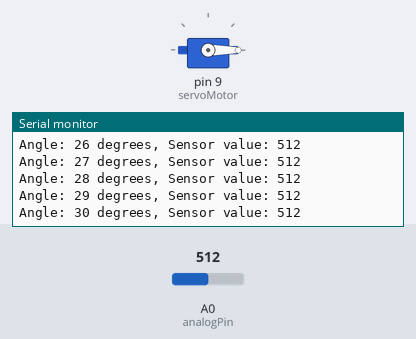
Recording of a sketch running on a simulated Arduino Uno, built with avr-gcc and run on an emulated ATmega328P. Shown: servo, the last lines printed to the serial monitor. Inputs (shaded band) come from the test bench; at power-on: A0 (analogPin) = 512. At 11.1 s the program stops and its outputs stay as they are.

Above: at 1.2 s.
1.3 s: A0 (analogPin) set to 110
At 4.02 s:
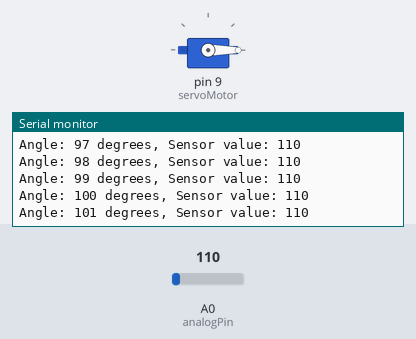
4.3 s: A0 (analogPin) set to 90
At 11.5 s:
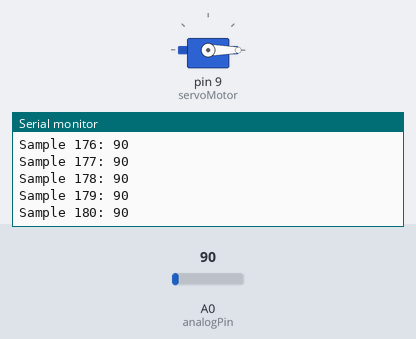
Timing chart, 0 to 12.6 s (numbered marks = the images above; inputs shaded):
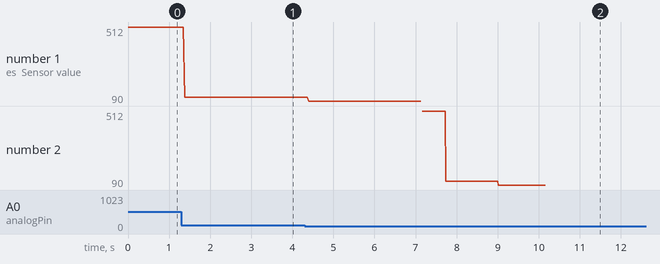

The sketch:

stepla_copy_20230530155951.ino
```cpp
#include <Servo.h>

const int analogPin = A0;           // Analog input pin
const int numSamples = 181;        // Number of samples (0-180 degrees)
int samples[numSamples];           // Array to store samples
const int threshold = 500;         // Threshold value for peak detection

Servo servoMotor;                  // Servo motor object
int maxPeakAngle = 0;               // Angle with maximum peak point value

void setup() {
  Serial.begin(9600);              // Initialize serial communication
  pinMode(analogPin, INPUT);       // Set analog pin as input
  servoMotor.attach(9);            // Attach servo to pin 9
  servoMotor.write(0);             // Set initial position of servo
}

void loop() {
  for (int angle = 0; angle <= 180; angle++) {
    int sensorValue = analogRead(analogPin); // Read analog input
    samples[angle] = sensorValue;             // Store value in array
    delay(10);                               // Delay for stability

    // Print angle and corresponding sensor value
    Serial.print("Angle: ");
    Serial.print(angle);
    Serial.print(" degrees, Sensor value: ");
    Serial.println(sensorValue);
  }

  // Print the stored array values
  for (int i = 0; i < numSamples; i++) {
    Serial.print("Sample ");
    Serial.print(i);
    Serial.print(": ");
    Serial.println(samples[i]);

    // Find angle with maximum peak point value
    if (samples[i] > samples[maxPeakAngle]) {
      maxPeakAngle = i;
    }
  }

  // Drive servo motor to the angle with maximum peak point value
  int servoAngle = map(maxPeakAngle, 0, 180, 0, 180);
  servoMotor.write(servoAngle);
  delay(1000);

  while (1) continue;  // Stop execution after printing samples and driving the servo motor
}
```

Measured:
- the behaviour switches between 100 and 99 on A0 (analogPin) (found by bisection; images 1 and 2)
